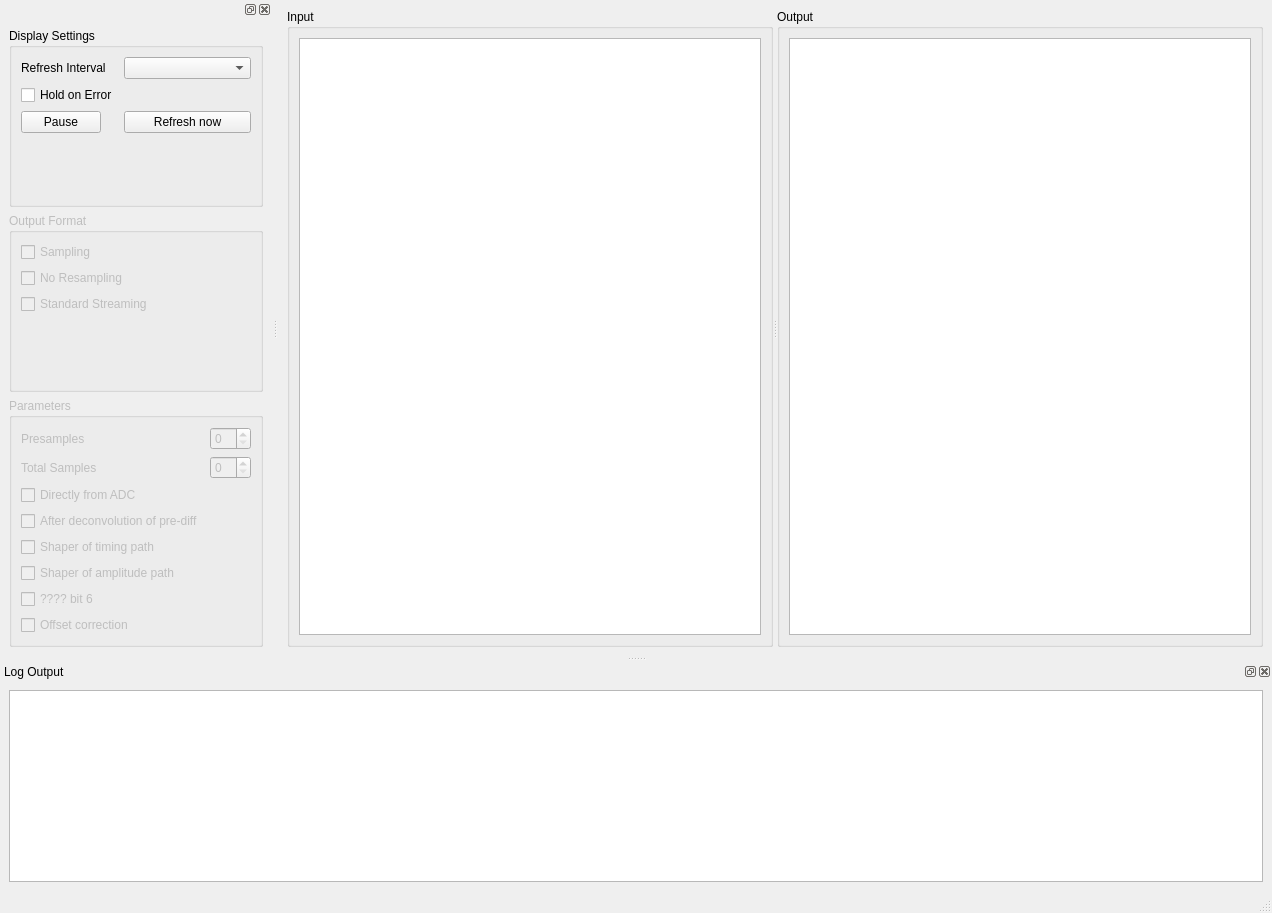
<?xml version="1.0" encoding="UTF-8"?>
<ui version="4.0">
 <class>MdppSampleDecoderMonitorWidget</class>
 <widget class="QMainWindow" name="MdppSampleDecoderMonitorWidget">
  <property name="geometry">
   <rect>
    <x>0</x>
    <y>0</y>
    <width>1272</width>
    <height>913</height>
   </rect>
  </property>
  <property name="windowTitle">
   <string>MDPP Sample Decoder Monitor</string>
  </property>
  <widget class="QWidget" name="centralwidget">
   <layout class="QGridLayout" name="gridLayout_3">
    <item row="0" column="0">
     <widget class="QSplitter" name="splitter">
      <property name="orientation">
       <enum>Qt::Horizontal</enum>
      </property>
      <property name="childrenCollapsible">
       <bool>false</bool>
      </property>
      <widget class="QGroupBox" name="groupBox_4">
       <property name="title">
        <string>Input</string>
       </property>
       <layout class="QGridLayout" name="gridLayout">
        <item row="0" column="0">
         <widget class="QTextBrowser" name="tb_input"/>
        </item>
       </layout>
      </widget>
      <widget class="QGroupBox" name="groupBox_5">
       <property name="title">
        <string>Output</string>
       </property>
       <layout class="QGridLayout" name="gridLayout_2">
        <item row="0" column="0">
         <widget class="QTextBrowser" name="tb_output"/>
        </item>
       </layout>
      </widget>
     </widget>
    </item>
   </layout>
  </widget>
  <widget class="QMenuBar" name="menubar">
   <property name="geometry">
    <rect>
     <x>0</x>
     <y>0</y>
     <width>1272</width>
     <height>23</height>
    </rect>
   </property>
  </widget>
  <widget class="QStatusBar" name="statusbar"/>
  <widget class="QDockWidget" name="dockWidget">
   <property name="windowTitle">
    <string>Log Output</string>
   </property>
   <attribute name="dockWidgetArea">
    <number>8</number>
   </attribute>
   <widget class="QWidget" name="dockWidgetContents">
    <layout class="QHBoxLayout" name="horizontalLayout">
     <item>
      <widget class="QTextBrowser" name="tb_log"/>
     </item>
    </layout>
   </widget>
  </widget>
  <widget class="QDockWidget" name="dockWidget_3">
   <attribute name="dockWidgetArea">
    <number>1</number>
   </attribute>
   <widget class="QWidget" name="dockWidgetContents_3">
    <layout class="QVBoxLayout" name="verticalLayout_2">
     <item>
      <widget class="QGroupBox" name="groupBox">
       <property name="title">
        <string>Display Settings</string>
       </property>
       <layout class="QFormLayout" name="formLayout">
        <item row="0" column="0">
         <widget class="QLabel" name="label">
          <property name="text">
           <string>Refresh Interval</string>
          </property>
         </widget>
        </item>
        <item row="0" column="1">
         <widget class="QComboBox" name="combo_refreshInterval">
          <property name="currentIndex">
           <number>-1</number>
          </property>
         </widget>
        </item>
        <item row="1" column="0">
         <widget class="QCheckBox" name="cb_holdRefreshOnError">
          <property name="text">
           <string>Hold on Error</string>
          </property>
         </widget>
        </item>
        <item row="2" column="0">
         <widget class="QPushButton" name="pb_pauseResumeRefresh">
          <property name="text">
           <string>Pause</string>
          </property>
          <property name="checkable">
           <bool>true</bool>
          </property>
         </widget>
        </item>
        <item row="2" column="1">
         <widget class="QPushButton" name="pb_refreshNow">
          <property name="text">
           <string>Refresh now</string>
          </property>
         </widget>
        </item>
       </layout>
      </widget>
     </item>
     <item>
      <widget class="QGroupBox" name="groupBox_2">
       <property name="enabled">
        <bool>false</bool>
       </property>
       <property name="title">
        <string>Output Format</string>
       </property>
       <layout class="QFormLayout" name="formLayout_2">
        <item row="1" column="0">
         <widget class="QCheckBox" name="cb_outNoResampling">
          <property name="text">
           <string>No Resampling</string>
          </property>
         </widget>
        </item>
        <item row="3" column="0">
         <widget class="QCheckBox" name="cb_outStdStreaming">
          <property name="text">
           <string>Standard Streaming</string>
          </property>
         </widget>
        </item>
        <item row="0" column="0">
         <widget class="QCheckBox" name="cb_outSampling">
          <property name="text">
           <string>Sampling</string>
          </property>
         </widget>
        </item>
       </layout>
      </widget>
     </item>
     <item>
      <widget class="QGroupBox" name="groupBox_3">
       <property name="enabled">
        <bool>false</bool>
       </property>
       <property name="title">
        <string>Parameters</string>
       </property>
       <layout class="QFormLayout" name="formLayout_3">
        <item row="0" column="0">
         <widget class="QLabel" name="label_2">
          <property name="text">
           <string>Presamples</string>
          </property>
         </widget>
        </item>
        <item row="0" column="1">
         <widget class="QSpinBox" name="spin_preSamples"/>
        </item>
        <item row="1" column="0">
         <widget class="QLabel" name="label_3">
          <property name="text">
           <string>Total Samples</string>
          </property>
         </widget>
        </item>
        <item row="1" column="1">
         <widget class="QSpinBox" name="spin_totalSamples"/>
        </item>
        <item row="2" column="0">
         <widget class="QCheckBox" name="cb_samsetBit0">
          <property name="text">
           <string>Directly from ADC</string>
          </property>
         </widget>
        </item>
        <item row="3" column="0">
         <widget class="QCheckBox" name="cb_samsetBit1">
          <property name="text">
           <string>After deconvolution of pre-diff</string>
          </property>
         </widget>
        </item>
        <item row="4" column="0">
         <widget class="QCheckBox" name="cb_samsetBit2">
          <property name="text">
           <string>Shaper of timing path</string>
          </property>
         </widget>
        </item>
        <item row="5" column="0">
         <widget class="QCheckBox" name="cb_samsetBit3">
          <property name="text">
           <string>Shaper of amplitude path</string>
          </property>
         </widget>
        </item>
        <item row="7" column="0">
         <widget class="QCheckBox" name="cb_samsetBit7">
          <property name="text">
           <string>Offset correction</string>
          </property>
         </widget>
        </item>
        <item row="6" column="0">
         <widget class="QCheckBox" name="checkBox_10">
          <property name="enabled">
           <bool>false</bool>
          </property>
          <property name="text">
           <string>???? bit 6</string>
          </property>
         </widget>
        </item>
       </layout>
      </widget>
     </item>
    </layout>
   </widget>
  </widget>
 </widget>
 <resources/>
 <connections/>
</ui>
